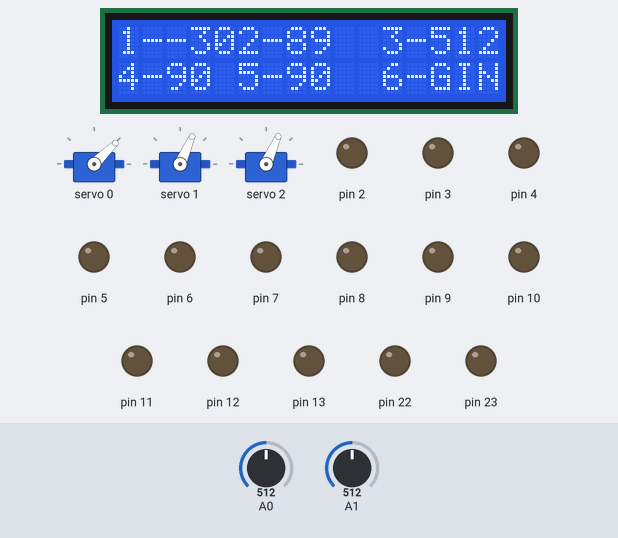
Bench run of a sketch on a simulated Arduino Uno, built with avr-gcc and run on an emulated ATmega328P. On the bench: 16×2 character LCD, 3 × servo, output pins drawn as LEDs (lit = HIGH). Inputs (shaded band) come from the test bench; at power-on: A0 = 512, A1 = 512.

Above: at 3.0 s.
3.3 s: A0 set to 490
At 5.0 s:
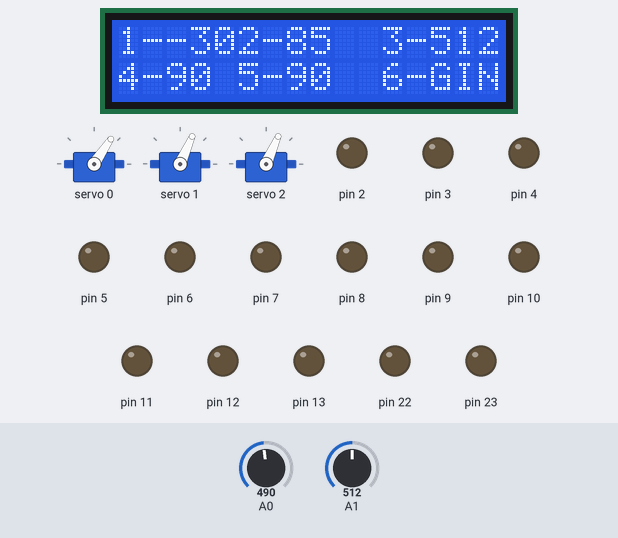
5.3 s: A0 set to 135
At 7.6 s:
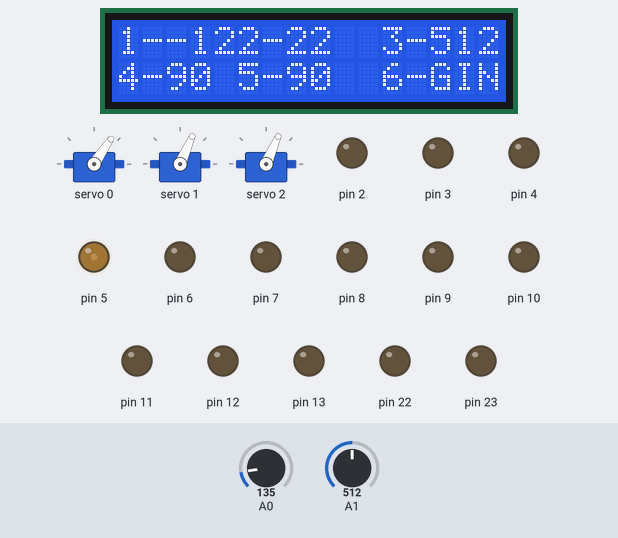
8.3 s: A0 set to 123
At 8.51 s:
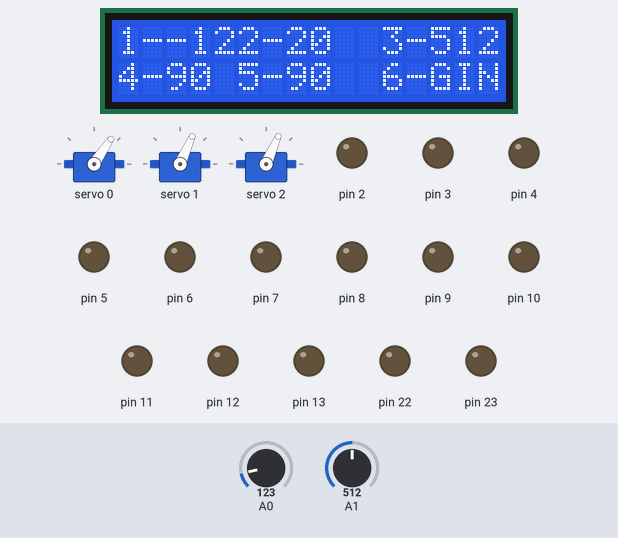
10.1 s: A0 set to 40
At 11.7 s:
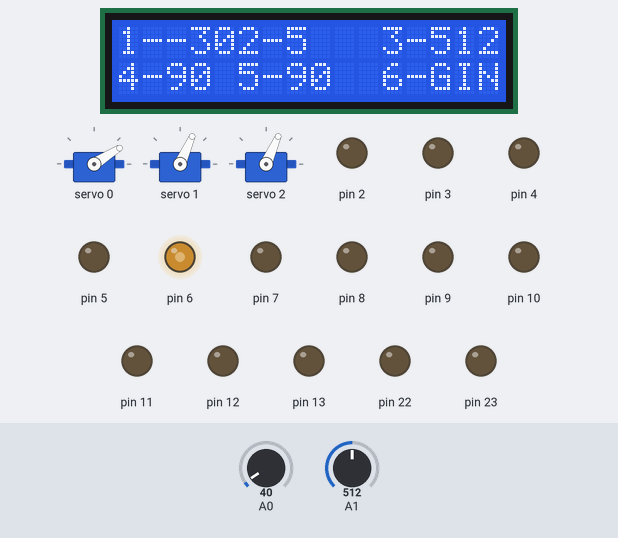
13.1 s: A1 set to 90
At 14.5 s:
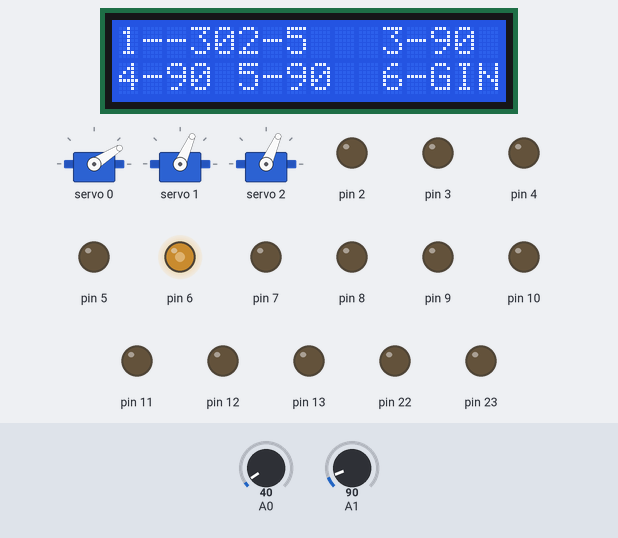
16.1 s: A0 set to 110
At 16.6 s:
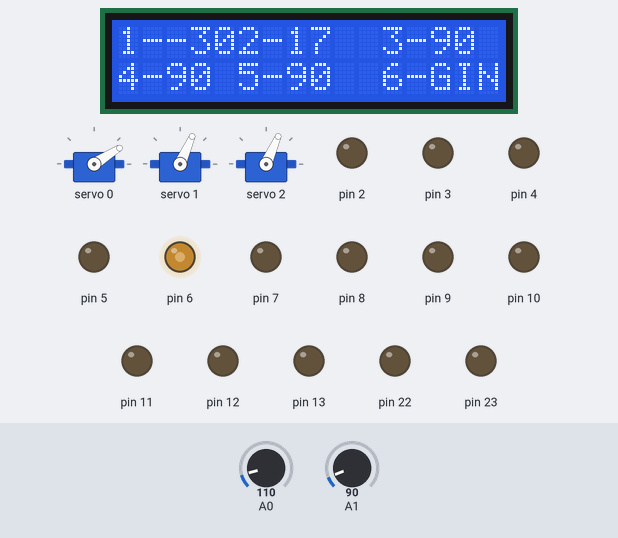
Timing chart, 0 to 66.6 s (numbered marks = the images above; inputs shaded):
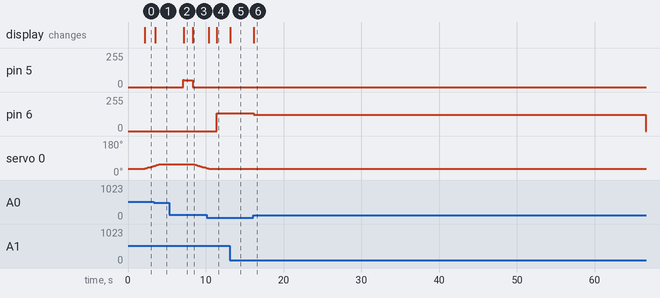

Measured:
- the behaviour switches between 491 and 490 on A0 (found by bisection; images 0 and 1)
- the behaviour switches between 124 and 123 on A0 (found by bisection; images 2 and 3)
- after the input at 3.3 s, pin 5: stays 0/255 (without the input it goes to 54/255 after 1.8 s)
- after the input at 5.3 s, pin 5: 0/255 → 53/255 after 1.8 s, → 52/255 0.13 s later
- after the input at 8.3 s, pin 5: 52/255 → 0/255 after 0.05 s; the display: changes after 0.05 s (image 3)
- after the input at 10.1 s, pin 6: 0/255 → 134/255 after 1.3 s, → 135/255 0.12 s later
- after the input at 13.1 s, pin 6: stays 135/255 (without the input it goes to 0/255 after 3.0 s); the display: changes after 0.06 s (image 5)
- after the input at 16.1 s, pin 6: 135/255 → 123/255 after 0.06 s; the display: changes after 0.05 s (image 6)

The sketch:

GINA_V3.ino
```cpp
/*
* GINA Control arm GUI + independent. All components connected
* Release under George Mihaila permission
* (c)2015 George M. Home programming
*/

/*
 NOTES:
 - potentiometer1 analog values 4-1021 (polarity: - Analog0 +)
*/

//libraries:
#include <Wire.h>
#include <Adafruit_PWMServoDriver.h>
#include <PID_v1.h>
#include <LCD.h>
#include <LiquidCrystal_I2C.h>

//define driver dc motor 1
#define In1A 5
#define In1B 6
//define driver dc motor 2
#define In2A 9
#define In2B 10

//servo pulse width min and max
#define SERVOMIN  100 // this is the 'minimum' pulse length count (out of 4096)
#define SERVOMAX  400 // this is the 'maximum' pulse length count (out of 4096)
//I@C lcd address
#define I2C_ADDR    0x3F

//global variables
uint8_t servo_pos1 = 50;  //servo position 1(platform) in degrese(0-180)
uint8_t servo_pos2 = 90;  //servo position 2(claw rotation) in degrese(0-180)
uint8_t servo_pos3 = 90;  //servo position 3(calw) in degrese(0-180)
double Setpoint, Input, Output; //PID variables
double Kp=1, Ki=0.00025, Kd=0.00000000000001; //tuning parameters
boolean finish = false;   //if the arm is in desire position finish = true

//using Adafruit: called this way it uses the default address ox40
Adafruit_PWMServoDriver servo_pwm = Adafruit_PWMServoDriver();
//Specify the links and initial tuning parameters
PID myPID(&Input, &Output, &Setpoint, Kp, Ki, Kd, DIRECT);
//define LCD function
LiquidCrystal_I2C	lcd(0x3F, 2, 1, 0, 4, 5, 6, 7, 3, POSITIVE);

void setup()
{
  Serial.begin(9600);
  lcd.begin (16,2);            //start LCD
  lcd.print("Welcome! My name");
  lcd.setCursor ( 0, 1 );
  lcd.print("is  GINA!");
  DDRD = B11111110;          //set digital pins 7-1 output pin0 input
  DDRB = B11111111;          //set digital pins 13-8 output
  Serial.begin(9600);        //start comunication over serial bus at 9600bit/s
  servo_pwm.begin();         //start PWM for servos
  servo_pwm.setPWMFreq(50);  // MG995 servo runs at 50Hz
  //initialize position servomotors 1,2,3...........................
  servo_pwm.setPWM(0 , 0 , map(servo_pos1, 0, 180, SERVOMIN, SERVOMAX));
  servo_pwm.setPWM(1 , 0 , map(servo_pos2, 0, 180, SERVOMIN, SERVOMAX));
  servo_pwm.setPWM(2 , 0 , map(servo_pos3, 0, 180, SERVOMIN, SERVOMAX));
  //initialize the variables we're linked to PID....................
  Input = analogRead(0);
  myPID.SetMode(AUTOMATIC);  //turn the PID on
  myPID.SetOutputLimits(50 , 200);
  myPID.SetSampleTime(100);
  delay(2000);
}

void loop()
{
  servo_move(0 , 1 , 80 , &servo_pos1);
  delay(1000);
  DCmotor_move(0 , 85);
  delay(2000);
  DCmotor_move(0 , 20);
  servo_move(0 , 1 , 50 , &servo_pos1);
  delay(1000);
  DCmotor_move(0 , 90);
  delay(2000);
  DCmotor_move(0 , 20);
  servo_move(0 , 1 , 10 , &servo_pos1);
  delay(1000);
  DCmotor_move(0 , 85);
  delay(2000);
  DCmotor_move(0 , 20);

  //lock arm
  //DCmotor_move(0 , 95);
}

//function controle all movements
void arm_move(uint8_t servo1 , uint8_t dc1)
{

}
//function control SERVOS variables #servo(0,1,2) , speed gear(1,2,3) , position(degrese 0-180 , &address current position)....................
void servo_move(uint8_t pwmnum , uint8_t spd , uint8_t pos , uint8_t *servo_pos)
{
  if(pos > *servo_pos)
  {
  for(uint8_t temp = *servo_pos; temp < pos; temp++)
  {
    uint16_t pulselength = map(temp, 0, 180, SERVOMIN, SERVOMAX); //calibrate min-max position to 0-180 degrese
    servo_pwm.setPWM(pwmnum , 0 , pulselength);
    delay((4-spd)*10);
    LCD_display('SERVO' , pwmnum , temp , pulselength);   //display real time position
  }
  //help reduce servo noise-stabilize position
  servo_pwm.setPWM(pwmnum , 0 , map(pos, 0, 180, SERVOMIN, SERVOMAX)+4);
  delay(2);
  servo_pwm.setPWM(pwmnum , 0 , map(pos, 0, 180, SERVOMIN, SERVOMAX)-4);
  }
  else if(pos < *servo_pos)
  {
  for(uint8_t temp = *servo_pos; temp >pos; temp--)
  {
    uint16_t pulselength = map(temp, 0, 180, SERVOMIN, SERVOMAX); //calibrate min-max position to 0-180 degrese
    servo_pwm.setPWM(pwmnum , 0 , pulselength);
    delay((4-spd)*10);
    LCD_display('SERVO' , pwmnum , temp , pulselength);   //display real time position
  }
  //help reduce servo noise-stabilize position
  servo_pwm.setPWM(pwmnum , 0 , map(pos, 0, 180, SERVOMIN, SERVOMAX)+4);
  delay(2);
  servo_pwm.setPWM(pwmnum , 0 , map(pos, 0, 180, SERVOMIN, SERVOMAX)-4);
  }
  *servo_pos = pos;  //update current position
}

//function PID controll DC motors: #DCmotor:1-2 , final position (read position from #DC motor AnalogRead(0)/analogRead(1)......................
void DCmotor_move(uint8_t motornum , uint8_t set)
{

  Setpoint = set;
  Input = map(analogRead(motornum) , 5 , 1021 , 0 , 180); //set input to degrese 0-180
  while(set > Input)
  {
    myPID.SetMode(AUTOMATIC);
    myPID.SetControllerDirection(DIRECT);
    //we're accelerating to setpoint
    myPID.SetTunings(Kp, Ki, Kd);
    myPID.Compute(); //calculate output PID
    //drive motor forward
    digitalWrite(5+motornum*4 , LOW);
    analogWrite(6+motornum*4 , Output);
    Input = map(analogRead(motornum) , 10 , 1015 , 0 , 180); //set input to degrese 0-180
    LCD_display('DCmotor', motornum , Input , Output);       //Real time positioning
    digitalWrite(5+motornum*4 , LOW);
    digitalWrite(6+motornum*4 , LOW);
    delay(5);
  }
  while(set < Input)
  {
    myPID.SetMode(AUTOMATIC);
    myPID.SetControllerDirection(REVERSE);
    //we're accelerating to setpoint
    myPID.SetTunings(Kp, Ki, Kd);
    myPID.Compute(); //calculate output PID
    //drive motor backwards
    digitalWrite(6+motornum*4 , LOW);
    analogWrite(5+motornum*4 , Output);
    Input = map(analogRead(motornum) , 10 , 1015 , 0 , 180); //set input to degrese 0-180
    LCD_display('DCmotor', motornum , Input , Output);       //Real time positioning
    digitalWrite(5+motornum*4 , LOW);
    digitalWrite(6+motornum*4 , LOW);
    delay(5);
   }
}
//function display real time position name: servo / dcmot............................................................................................
void LCD_display(char name , uint8_t motornum , uint8_t pos , uint16_t output)
{
  String str = String(name);
  switch(name)
  {
    case 'SERVO':
    {
      lcd.clear();
      lcd.home();
      lcd.print("SERVO");
      lcd.setCursor(7 , 0);
      lcd.print(motornum);
      lcd.setCursor(9 , 0);
      lcd.print("pos");
      lcd.setCursor(12 , 0);
      lcd.print(pos);
      lcd.print((char)223);
      lcd.setCursor(0 , 1);
      lcd.print("Output: ");
      lcd.print(output);
      break;
    }
    case 'DCmotor':
    {
      lcd.clear();
      lcd.home();
      lcd.print("DCmotor");
      lcd.setCursor(7 , 0);
      lcd.print(motornum);
      lcd.setCursor(9 , 0);
      lcd.print("pos");
      lcd.setCursor(12 , 0);
      lcd.print(pos);
      lcd.print((char)223);
      lcd.setCursor(0 , 1);
      lcd.print("Output: ");
      lcd.print(output);
      break;
    }
    default:
    {
      lcd.clear();
      lcd.home ();
      lcd.print("1-");
      lcd.print(map(servo_pos1, SERVOMIN, SERVOMAX , 0 , 180));
      lcd.setCursor(5,0);
      lcd.print("2-");
      lcd.print(map(analogRead(0) , 10 , 1015 , 0 , 180));
      lcd.setCursor(11,0);
      lcd.print("3-");
      lcd.print(analogRead(1));
      lcd.setCursor(0,1);
      lcd.print("4-");
      lcd.print(servo_pos2);
      lcd.setCursor(5,1);
      lcd.print("5-");
      lcd.print(servo_pos3);
      lcd.setCursor(11,1);
      lcd.print("6-");
      lcd.print("GINA");
      break;
    }
  }
}
```
